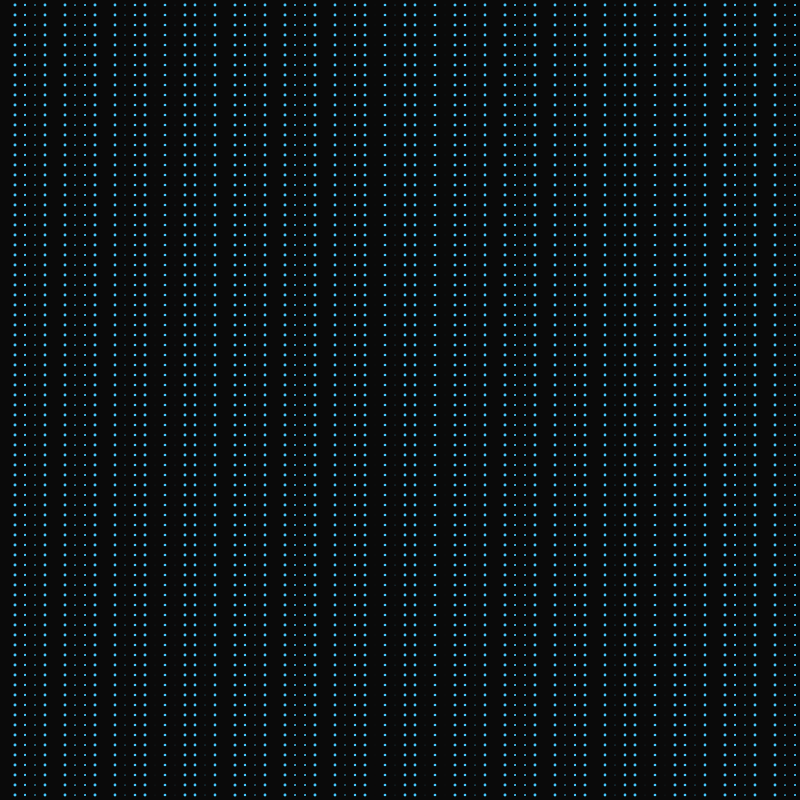
Frame 1 (no input)
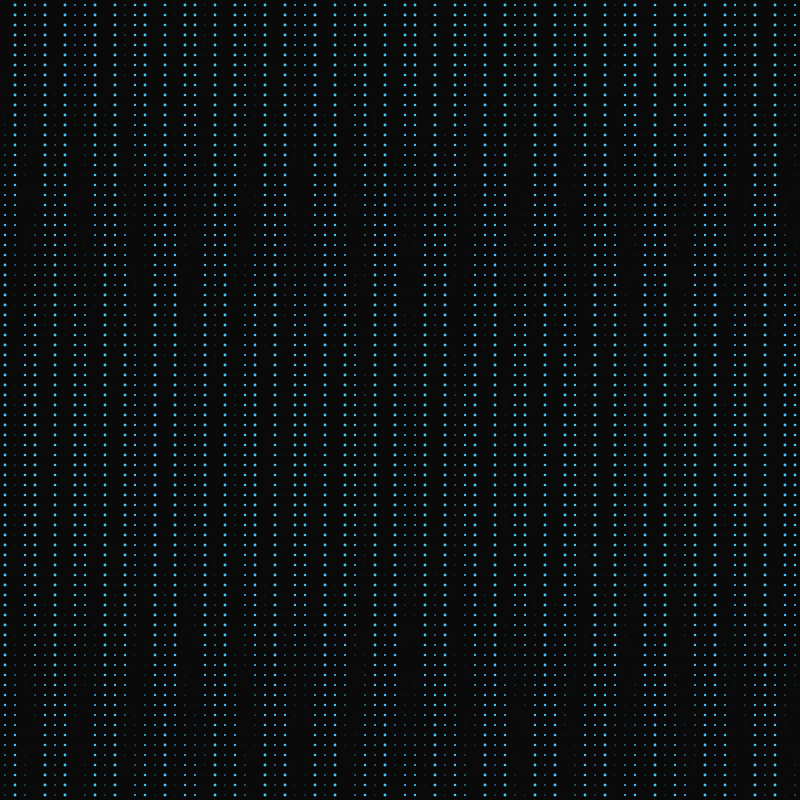
Frame 60 (no input)
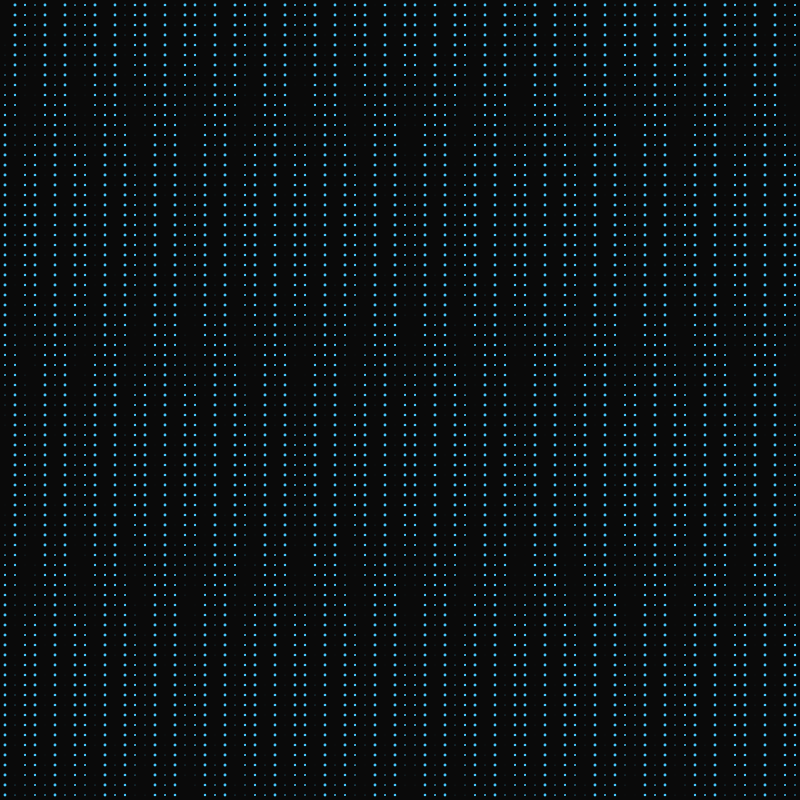
Frame 120 (the mouse pressed at the canvas centre since frame 60)

The p5.js sketch that drew these frames (run headless with seeded random() and noise() and a simulated clock; from frame 60 on, the mouse is pressed at the canvas centre):

// p5.js sketch
// ── sketch.js
var ps;
var time;

function setup(){
    createCanvas(800,800);

	time = 0;
	smooth();
    ps = new ParticleSystem();
    ps.setup(10);
};

function draw(){
	time++;
    background(10);
    fill(70, 200, 255);
    ps. draw(time); 
};
// ── particle.js
function Particle(){
	this.setup = function (x, y, size){
		this.myX = x + (size * 0.5);
		this.myY = y + (size * 0.5);
		this.mySize = Math.random() *size;
	};

	this.draw = function (time){
		var k = (time * 0.0001123) % 1;
		this.mySize = Math.sin(Math.cos(this.myY * k) + Math.sin(this.myX * 1-k)) * 3.0;
		fill(this.size % 255, (this.mySize * 3) % 255, 222);
		ellipse(this.myX, this.myY, this.mySize, this.mySize);	

	};
}
// ── particleSystem.js
function ParticleSystem(){

	this.setup = function(gap){
		this.particles = [];
		this.gap = gap;
		for (var y = 0; y < height; y += gap){
			for (var x = 0; x < width; x += gap){
				this.addParticle( x, y);
			}
		}
	};

	this.addParticle = function(x, y){
		var p = new Particle ();
		p.setup (x, y, this.gap);
		this.particles.push(p);
	};

	this.draw = function(time){
		noStroke();
		for (var i = 0; i < this.particles.length; i++){
			this.particles[i].draw(time);
		}
	};
}
